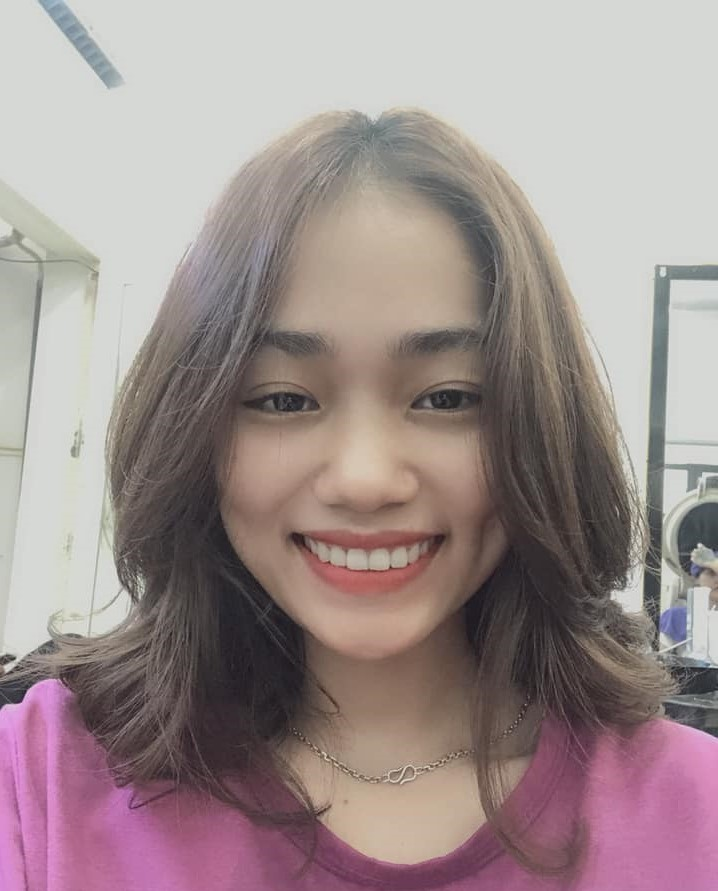
#> input picture img/T20.jpg, 718 x 891 px
$ python Equalize.py --image ../img/T20.jpg
#> lines starting #> are read from the running program, lines starting #| are printed output that depends on the picture
import numpy as np
import argparse
import cv2

ap = argparse.ArgumentParser()
ap.add_argument("-i", "--image", required = True, help = "Path to the image")
args = vars(ap.parse_args())

image = cv2.imread(args["image"], 0)
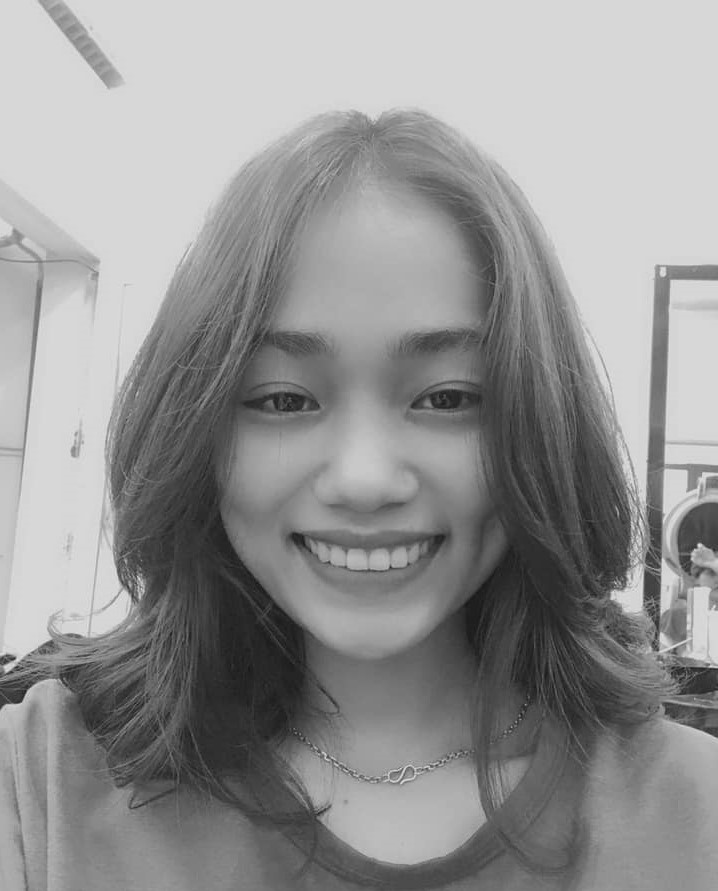
#> image: shape (891, 718); min 22, max 238, mean 147.6
#image = cv2.cvtColor(image, cv2.COLOR_BGR2GRAY)

eq = cv2.equalizeHist(image)
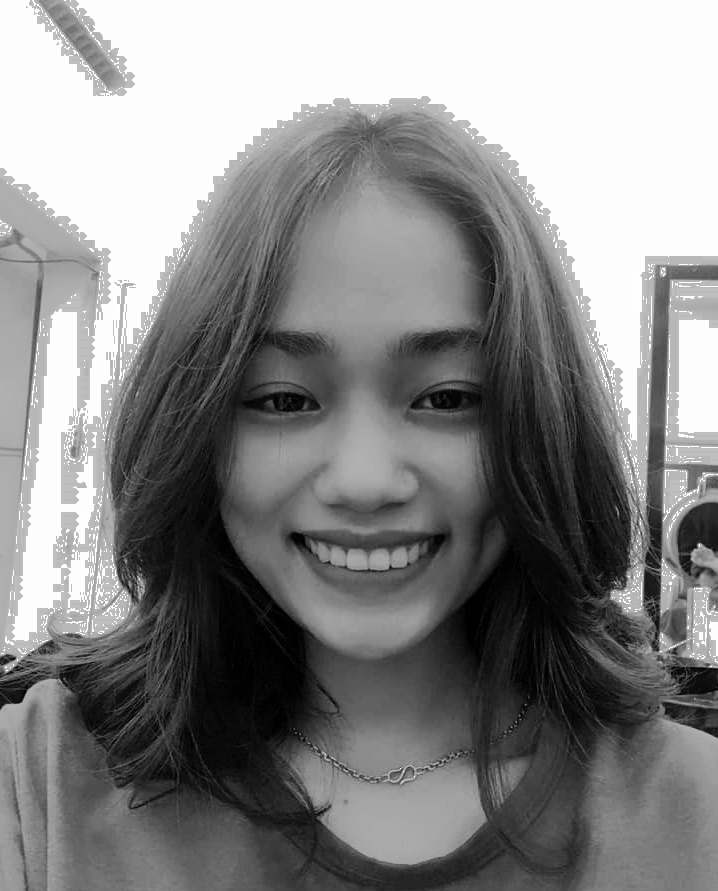
#> eq: shape (891, 718); min 0, max 255, mean 135.6

cv2.imshow('Histogram Equalization', np.hstack([image, eq]))
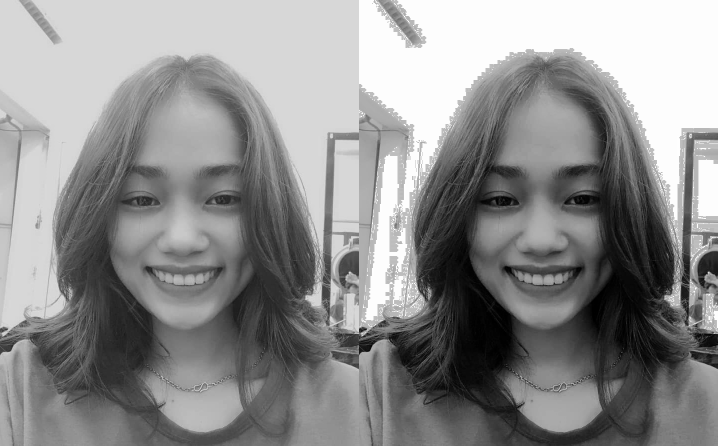
#> window 'Histogram Equalization': shape (891, 1436) (shown at 1/2 size); min 0, max 255, mean 141.6
cv2.waitKey(0)
